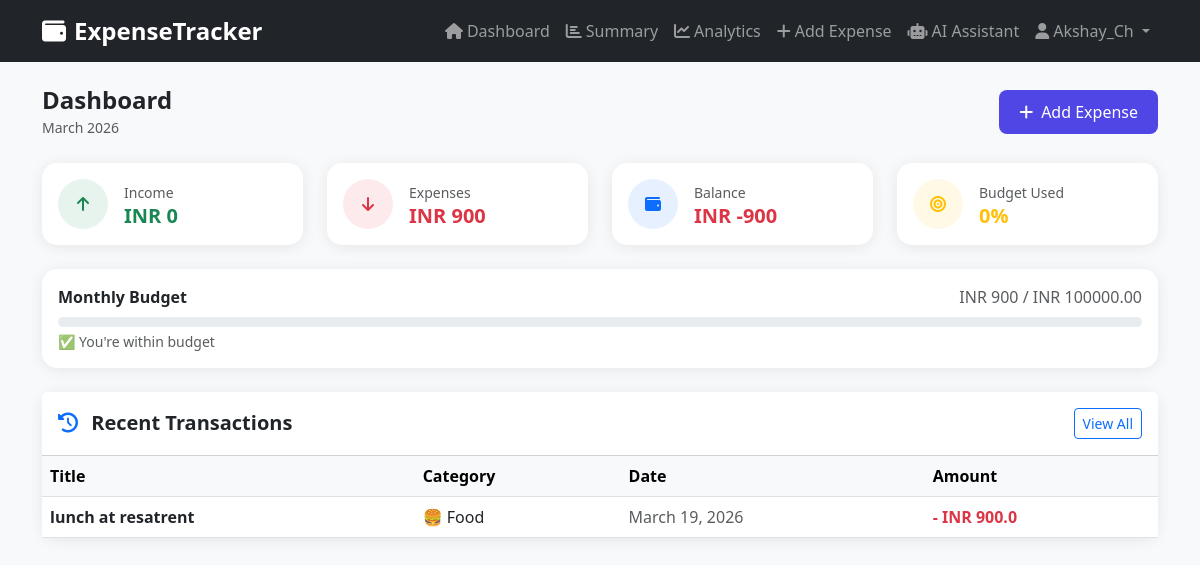
/dashboard/ (signed in), run on an earlier commit of the app's database.
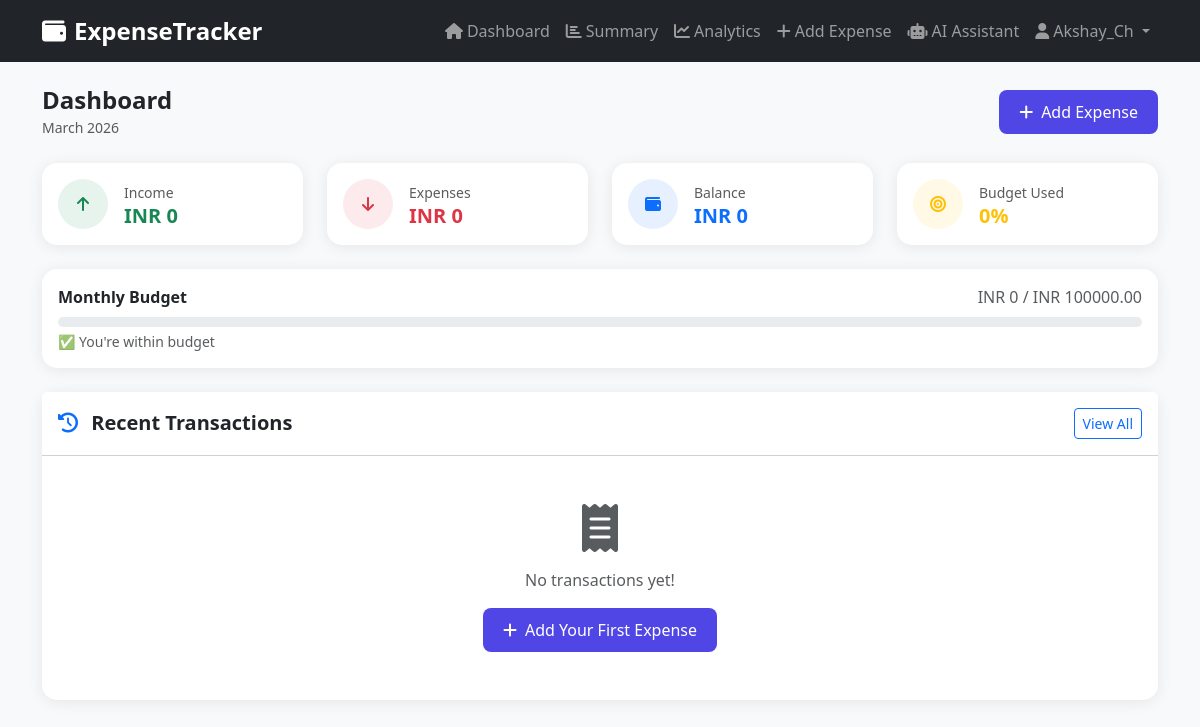
And on a later commit of the database.
### accounts/models.py (models this page shows, shortened)
class UserProfile(models.Model):
    user = models.OneToOneField(User, on_delete=models.CASCADE)
    profile_picture = models.ImageField(
        upload_to='profile_pics/',
        blank=True,
        null=True
    )
    currency = models.CharField(
        max_length=10,
        default='USD'
    )
    monthly_budget = models.DecimalField(
        max_digits=10,
        decimal_places=2,
        default=0.00
    )
    created_at = models.DateTimeField(auto_now_add=True)

### expenses/models.py (models this page shows, shortened)
class Expense(models.Model):
    STATUS_CHOICES = [
        ('income', 'Income'),
        ('expense', 'Expense'),
    ]
    user = models.ForeignKey(User, on_delete=models.CASCADE)
    category = models.ForeignKey(Category, on_delete=models.SET_NULL, null=True)
    title = models.CharField(max_length=200)
    amount = models.DecimalField(max_digits=10, decimal_places=1)
    type = models.CharField(max_length=10, choices=STATUS_CHOICES, default='expense')
    date = models.DateField()
    note = models.TextField(blank=True)
    created_at = models.DateTimeField(auto_now_add=True)
    updated_at = models.DateTimeField(auto_now=True)
    class Meta:
        ordering = ['-date']

class Category(models.Model):
    name = models.CharField(max_length=100)
    icon = models.CharField(max_length=50, blank=True)  # emoji or icon name
    user = models.ForeignKey(User, on_delete=models.CASCADE)
    created_at = models.DateTimeField(auto_now_add=True)
    class Meta:
        verbose_name_plural = "Categories"
        ordering = ['name']

### expenses/views.py (the view)
# urls.py: path('dashboard/', views.dashboard_view, name='dashboard'),
@login_required
def dashboard_view(request):
    today = datetime.today()
    month = today.month
    year = today.year
    expenses = Expense.objects.filter(user=request.user)
    monthly_expenses = expenses.filter(
        type='expense',
        date__month=month,
        date__year=year
    ).aggregate(total=Sum('amount'))['total'] or 0
    monthly_income = expenses.filter(
        type='income',
        date__month=month,
        date__year=year
    ).aggregate(total=Sum('amount'))['total'] or 0
    balance = monthly_income - monthly_expenses
    recent_transactions = expenses.order_by('-date')[:5]
    try:
        budget = request.user.userprofile.monthly_budget
        currency = request.user.userprofile.currency
    except:
        budget = 0
        currency = 'USD'
    budget_percentage = 0
    if budget > 0:
        budget_percentage = min(int((monthly_expenses / budget) * 100), 100)
    context = {
        'monthly_expenses': monthly_expenses,
        'monthly_income': monthly_income,
        'balance': balance,
        'recent_transactions': recent_transactions,
        'budget': budget,
        'budget_percentage': budget_percentage,
        'currency': currency,
        'month_name': today.strftime('%B %Y'),
    }
    return render(request, 'expenses/dashboard.html', context)

### templates/expenses/dashboard.html (shortened to what the changed rows need)
{% extends 'base.html' %}
{% block content %}
<div class="row g-4 mb-4">
    <div class="col-md-3">
        <div class="card p-3">
            <div class="d-flex align-items-center">
                <div>
                    <small class="text-muted">Income</small>
                    <h5 class="fw-bold mb-0 text-success">
                        {{ currency }} {{ monthly_income }}
                    </h5>
                </div>
            </div>
        </div>
    </div>
    <div class="col-md-3">
        <div class="card p-3">
            <div class="d-flex align-items-center">
                <div>
                    <small class="text-muted">Expenses</small>
                    <h5 class="fw-bold mb-0 text-danger">
                        {{ currency }} {{ monthly_expenses }}
                    </h5>
                </div>
            </div>
        </div>
    </div>
    <div class="col-md-3">
        <div class="card p-3">
            <div class="d-flex align-items-center">
                <div>
                    <small class="text-muted">Balance</small>
                    <h5 class="fw-bold mb-0
                        {% if balance >= 0 %}text-primary{% else %}text-danger{% endif %}">
                        {{ currency }} {{ balance }}
                    </h5>
                </div>
            </div>
        </div>
    </div>
</div>
{% if budget > 0 %}
<div class="card mb-4 p-3">
    <div class="d-flex justify-content-between mb-2">
        <span class="fw-semibold">Monthly Budget</span>
        <span class="text-muted">
            {{ currency }} {{ monthly_expenses }} /
            {{ currency }} {{ budget }}
        </span>
    </div>
    <div class="progress" style="height: 10px;">
    </div>
    <small class="text-muted mt-1">
        {% if budget_percentage >= 90 %}
            ⚠️ You're almost over budget!
        {% elif budget_percentage >= 70 %}
            🔶 You're using most of your budget
        {% else %}
            ✅ You're within budget
        {% endif %}
    </small>
</div>
{% endif %}
<div class="card">
    <div class="card-body p-0">
        {% if recent_transactions %}
        <div class="table-responsive">
            <table class="table table-hover mb-0">
                <thead class="table-light">
                    <tr>
                        <th>Title</th>
                        <th>Category</th>
                        <th>Date</th>
                        <th>Amount</th>
                    </tr>
                </thead>
                <tbody>
                    {% for transaction in recent_transactions %}
                    <tr>
                        <td class="fw-semibold">{{ transaction.title }}</td>
                        <td>
                            {% if transaction.category %}
                                {{ transaction.category.icon }}
                                {{ transaction.category.name }}
                            {% else %}
                                <span class="text-muted">No category</span>
                            {% endif %}
                        </td>
                        <td class="text-muted">{{ transaction.date }}</td>
                        <td>
                            <span class="fw-bold
                                {% if transaction.type == 'income' %}
                                    text-success
                                {% else %}
                                    text-danger
                                {% endif %}">
                                {% if transaction.type == 'income' %}+{% else %}-{% endif %}
                                {{ currency }} {{ transaction.amount }}
                            </span>
                        </td>
                    </tr>
                    {% endfor %}
                </tbody>
            </table>
        </div>
        {% else %}
        <div class="text-center py-5">
            <i class="fas fa-receipt fa-3x text-muted mb-3"></i>
            <p class="text-muted">No transactions yet!</p>
            <a href="{% url 'add_expense' %}" class="btn btn-primary">
                <i class="fas fa-plus me-2"></i>Add Your First Expense
            </a>
        </div>
        {% endif %}
    </div>
</div>
{% endblock %}

What changed in the data, as far as the page shows it:
removed Expense: {{ currency }} "INR"
Also different on the page:
{{ monthly_expenses }}: "900" → "0"
{{ balance }}: "-900" → "0"
text no longer shown: "Title Category Date Amount"
text now shown: "No transactions yet! Add Your First Expense"
